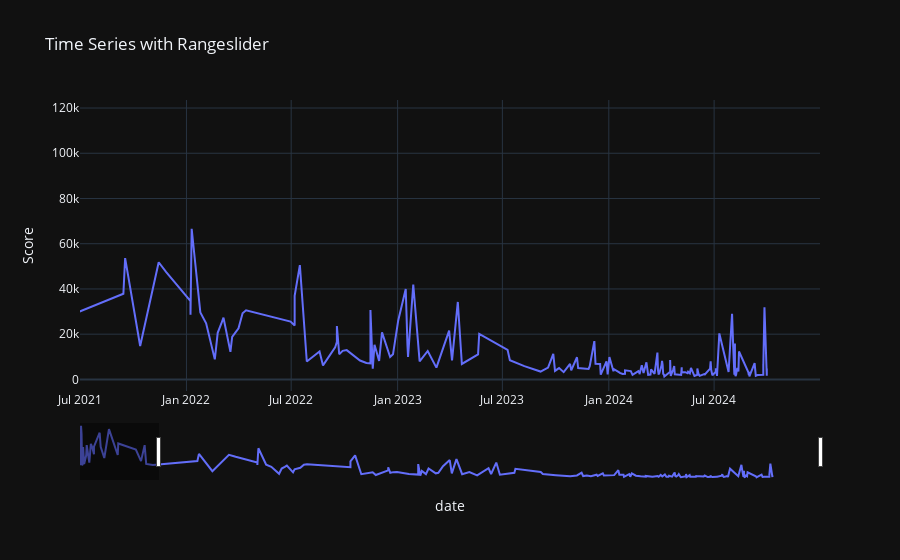

The cell this chart's notebook holds for it:
### Code cell
import plotly.express as px
import pandas as pd

# ***IMPORTANT: Sort the DataFrame by date***
the_dff = the_df.sort_values('date')

fig = px.line(the_dff, 
              x='date', 
              y='Score', 
              range_x=['2021-07-01', '2024-12-31'],  # Optional range restriction
              title='Time Series with Rangeslider',
              template='plotly_dark')

fig.update_xaxes(rangeslider_visible=True)
fig.show()

### Figure 1 — Plotly figure (JSON) as saved in the notebook; plotly's stock layout.template omitted (floating-point values rounded to 4 significant figures; data arrays with more than 128 entries replaced by an {"elided": "..."} marker saying what was removed)
{"data": [{"hovertemplate": "date=%{x}<br>Score=%{y}<extra></extra>", "legendgroup": "", "line": {"color": "#636efa", "dash": "solid"}, "marker": {"symbol": "circle"}, "mode": "lines", "name": "", "orientation": "v", "showlegend": false, "type": "scatter", "x": {"elided": "200 str values"}, "xaxis": "x", "y": {"elided": "200 int values"}, "yaxis": "y"}], "layout": {"legend": {"tracegroupgap": 0}, "title": {"text": "Time Series with Rangeslider"}, "xaxis": {"anchor": "y", "domain": [0, 1], "range": ["2021-07-01", "2024-12-31"], "rangeslider": {"visible": true}, "title": {"text": "date"}}, "yaxis": {"anchor": "x", "domain": [0, 1], "title": {"text": "Score"}}}}
